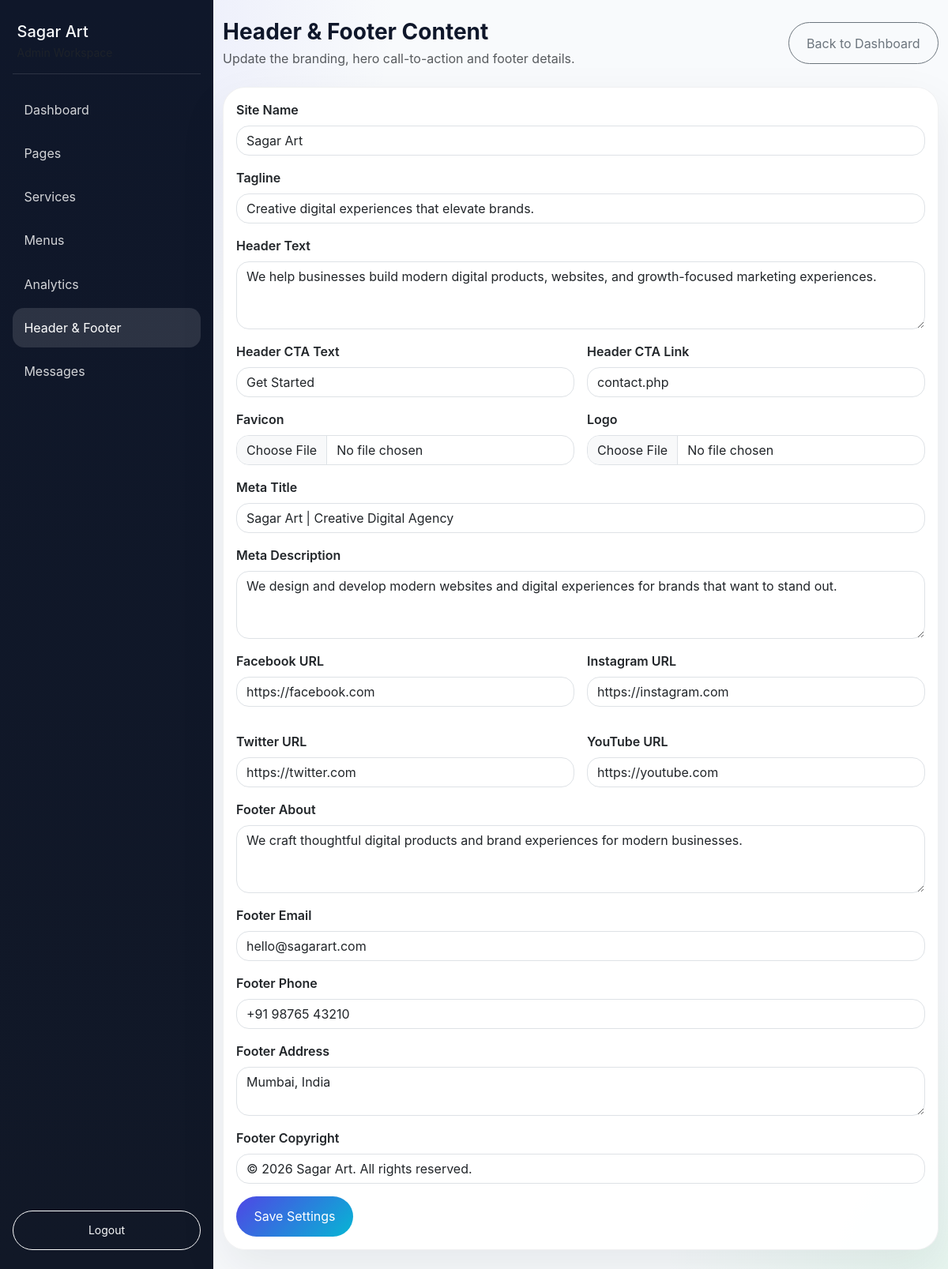
The page /admin/settings_form.php (signed in) on the database its author committed.
### tables this page shows
CREATE TABLE `site_settings` (
  `id` int(11) NOT NULL,
  `site_name` varchar(255) NOT NULL DEFAULT 'Sagar Art',
  `tagline` varchar(255) DEFAULT NULL,
  `footer_about` text DEFAULT NULL,
  `footer_email` varchar(255) DEFAULT NULL,
  `footer_phone` varchar(255) DEFAULT NULL,
  `footer_address` text DEFAULT NULL,
  `footer_copyright` varchar(255) DEFAULT NULL,
  `header_text` text DEFAULT NULL,
  `header_cta_text` varchar(255) DEFAULT NULL,
  `header_cta_link` varchar(255) DEFAULT NULL,
  `favicon_url` varchar(255) DEFAULT NULL,
  `logo_url` varchar(255) DEFAULT NULL,
  `meta_title` varchar(255) DEFAULT NULL,
  `meta_description` text DEFAULT NULL,
  `facebook_url` varchar(255) DEFAULT NULL,
  `instagram_url` varchar(255) DEFAULT NULL,
  `twitter_url` varchar(255) DEFAULT NULL,
  `youtube_url` varchar(255) DEFAULT NULL
);

### includes/config.php (called while the page is built, shortened)
<?php
function getSiteSettings($conn) {
    $result = $conn->query('SELECT * FROM site_settings ORDER BY id DESC LIMIT 1');
    $settings = $result ? $result->fetch_assoc() : [];
    $defaults = [
        'site_name' => 'Sagar Art',
        'tagline' => 'Creative digital experiences that elevate brands.',
        'header_text' => 'We help businesses build modern digital products, websites, and growth-focused marketing experiences.',
        'header_cta_text' => 'Get Started',
        'header_cta_link' => 'contact.php',
        'footer_about' => 'We craft thoughtful digital products and brand experiences for modern businesses.',
        'footer_email' => 'hello@sagarart.com',
        'footer_phone' => '+91 98765 43210',
        'footer_address' => 'Mumbai, India',
        'footer_copyright' => '© 2026 Sagar Art. All rights reserved.',
        'favicon_url' => '',
        'logo_url' => '',
        'meta_title' => '',
        'meta_description' => '',
        'facebook_url' => '',
        'instagram_url' => '',
        'twitter_url' => '',
        'youtube_url' => ''
    ];
    return $settings;
}
?>

### admin/settings_form.php (the view, shortened to what this page needs)
<?php
require '../includes/config.php';
$settings = getSiteSettings($conn);
?>
<!DOCTYPE html>
<html lang="en">
<head>
  <link href="https://cdn.jsdelivr.net/npm/bootstrap@5.3.3/dist/css/bootstrap.min.css" rel="stylesheet">
  <link rel="stylesheet" href="../assets/css/style.css">
</head>
<body class="admin-shell">
  <div class="admin-layout">
    <?php include 'includes/sidebar.php'; ?>
    <main class="admin-main">
      <div class="container-fluid py-4">
        <div class="d-flex justify-content-between align-items-center mb-4">
          <div>
            <h3 class="fw-bold mb-1">Header & Footer Content</h3>
            <p class="text-muted mb-0">Update the branding, hero call-to-action and footer details.</p>
          </div>
          <a href="dashboard.php" class="btn btn-outline-secondary">Back to Dashboard</a>
        </div>
        <div class="card admin-card">
          <div class="card-body">
            <form method="post" enctype="multipart/form-data">
              <div class="mb-3">
                <label class="form-label">Site Name</label>
                <input type="text" name="site_name" class="form-control" value="<?php echo htmlspecialchars($settings['site_name'] ?? 'Sagar Art'); ?>">
              </div>
              <div class="mb-3">
                <label class="form-label">Tagline</label>
                <input type="text" name="tagline" class="form-control" value="<?php echo htmlspecialchars($settings['tagline'] ?? ''); ?>">
              </div>
              <div class="mb-3">
                <label class="form-label">Header Text</label>
                <textarea name="header_text" class="form-control" rows="3"><?php echo htmlspecialchars($settings['header_text'] ?? ''); ?></textarea>
              </div>
              <div class="row g-3">
                <div class="col-md-6 mb-3">
                  <label class="form-label">Header CTA Text</label>
                  <input type="text" name="header_cta_text" class="form-control" value="<?php echo htmlspecialchars($settings['header_cta_text'] ?? ''); ?>">
                </div>
                <div class="col-md-6 mb-3">
                  <label class="form-label">Header CTA Link</label>
                  <input type="text" name="header_cta_link" class="form-control" value="<?php echo htmlspecialchars($settings['header_cta_link'] ?? ''); ?>">
                </div>
              </div>
              <div class="row g-3">
                <div class="col-md-6 mb-3">
                  <label class="form-label">Favicon</label>
                  <input type="file" name="favicon" class="form-control">
                </div>
                <div class="col-md-6 mb-3">
                  <label class="form-label">Logo</label>
                  <input type="file" name="logo" class="form-control">
                </div>
              </div>
              <div class="mb-3">
                <label class="form-label">Meta Title</label>
                <input type="text" name="meta_title" class="form-control" value="<?php echo htmlspecialchars($settings['meta_title'] ?? ''); ?>">
              </div>
              <div class="mb-3">
                <label class="form-label">Meta Description</label>
                <textarea name="meta_description" class="form-control" rows="3"><?php echo htmlspecialchars($settings['meta_description'] ?? ''); ?></textarea>
              </div>
              <div class="row g-3">
                <div class="col-md-6 mb-3">
                  <label class="form-label">Facebook URL</label>
                  <input type="url" name="facebook_url" class="form-control" value="<?php echo htmlspecialchars($settings['facebook_url'] ?? ''); ?>">
                </div>
                <div class="col-md-6 mb-3">
                  <label class="form-label">Instagram URL</label>
                  <input type="url" name="instagram_url" class="form-control" value="<?php echo htmlspecialchars($settings['instagram_url'] ?? ''); ?>">
                </div>
                <div class="col-md-6 mb-3">
                  <label class="form-label">Twitter URL</label>
                  <input type="url" name="twitter_url" class="form-control" value="<?php echo htmlspecialchars($settings['twitter_url'] ?? ''); ?>">
                </div>
                <div class="col-md-6 mb-3">
                  <label class="form-label">YouTube URL</label>
                  <input type="url" name="youtube_url" class="form-control" value="<?php echo htmlspecialchars($settings['youtube_url'] ?? ''); ?>">
                </div>
              </div>
              <div class="mb-3">
                <label class="form-label">Footer About</label>
                <textarea name="footer_about" class="form-control" rows="3"><?php echo htmlspecialchars($settings['footer_about'] ?? ''); ?></textarea>
              </div>
              <div class="mb-3">
                <label class="form-label">Footer Email</label>
                <input type="email" name="footer_email" class="form-control" value="<?php echo htmlspecialchars($settings['footer_email'] ?? ''); ?>">
              </div>
              <div class="mb-3">
                <label class="form-label">Footer Phone</label>
                <input type="text" name="footer_phone" class="form-control" value="<?php echo htmlspecialchars($settings['footer_phone'] ?? ''); ?>">
              </div>
              <div class="mb-3">
                <label class="form-label">Footer Address</label>
                <textarea name="footer_address" class="form-control" rows="2"><?php echo htmlspecialchars($settings['footer_address'] ?? ''); ?></textarea>
              </div>
              <div class="mb-3">
                <label class="form-label">Footer Copyright</label>
                <input type="text" name="footer_copyright" class="form-control" value="<?php echo htmlspecialchars($settings['footer_copyright'] ?? ''); ?>">
              </div>
              <button type="submit" class="btn btn-primary">Save Settings</button>
            </form>
          </div>
        </div>
      </div>
    </main>
  </div>
</body>
</html>

### assets/css/style.css (style rules this page uses)
:root { --bg-base: #f9fbff; --bg-surface: rgba(255, 255, 255, 0.95); --text-base: #0f172a; --text-muted: #475569; --accent-strong: #5b21b6; --accent-soft: #3b82f6; --accent-fade: #a78bfa; --shadow-soft: 0 24px 60px rgba(15, 23, 42, 0.08); }
* { box-sizing: border-box; }
body { margin: 0; font-family: 'Inter', 'Segoe UI', Arial, sans-serif; background: radial-gradient(circle at top left, rgba(59, 130, 246, 0.12), transparent 28%), radial-gradient(circle at bottom right, rgba(139, 92, 246, 0.14), transparent 22%), var(--bg-base); color: var(--text-base); }
a { color: inherit; }
.card, .admin-card, .footer-card { border: 0; border-radius: 1.75rem; background: var(--bg-surface); box-shadow: var(--shadow-soft); }
.btn { border-radius: 999px; padding: 0.85rem 1.4rem; }
.btn-primary, .btn-primary:focus, .btn-primary:hover { background: linear-gradient(135deg, #4f46e5, #06b6d4); border: none; color: #fff; }
.btn-secondary, .btn-outline-secondary { border-radius: 999px; }
.admin-shell { background: radial-gradient(circle at top left, rgba(99, 102, 241, 0.14), transparent 25%), radial-gradient(circle at bottom right, rgba(34, 197, 94, 0.08), transparent 18%), #f8fafc; min-height: 100vh; }
.admin-layout { display: flex; min-height: 100vh; }
.admin-main { flex: 1; min-width: 0; }
.admin-shell .btn-outline-secondary, .admin-shell .btn-outline-primary, .admin-shell .btn-outline-info, .admin-shell .btn-outline-success, .admin-shell .btn-outline-danger { border-radius: 999px; }
.admin-shell .card { border: 1px solid rgba(15, 23, 42, 0.06); }
.form-control, .form-select { border-radius: 1rem; }
.form-label { font-weight: 600; }

### rows shown on the page
site_settings: site_name "Sagar Art", tagline "Creative digital experiences that elevate brands.", header_text "We help businesses build modern digital products, websites, and growth-focused marketing experiences.", header_cta_text "Get Started", header_cta_link "contact.php", meta_title "Sagar Art | Creative Digital Agency", meta_description "We design and develop modern websites and digital experiences for brands that want to stand out.", facebook_url "https://facebook.com", instagram_url "https://instagram.com", twitter_url "https://twitter.com", youtube_url "https://youtube.com", footer_about "We craft thoughtful digital products and brand experiences for modern businesses.", footer_email "hello@sagarart.com", footer_phone "+91 98765 43210", footer_address "Mumbai, India", footer_copyright "© 2026 Sagar Art. All rights reserved."

### other values the page prints
$item['label'] "Dashboard"
$item['label'] "Pages"
$item['label'] "Services"
$item['label'] "Menus"
$item['label'] "Analytics"
$item['label'] "Header & Footer"
$item['label'] "Messages"
